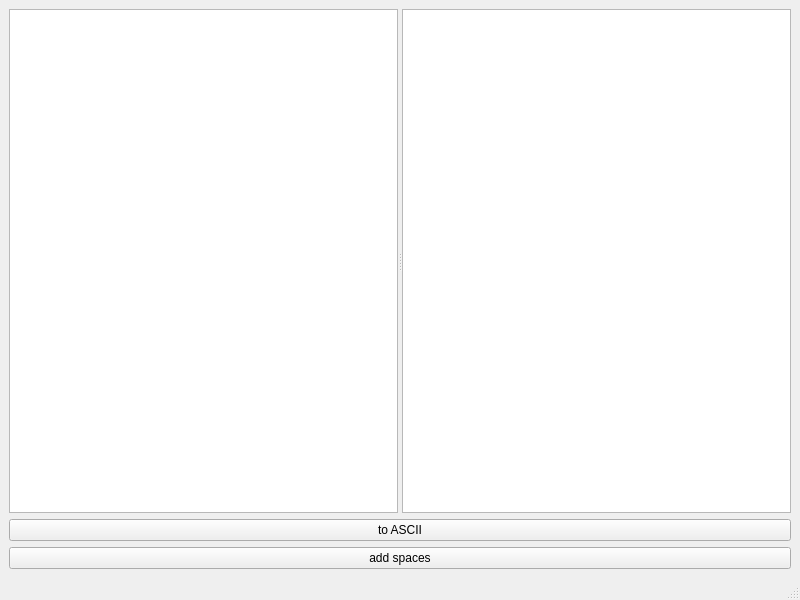
<?xml version="1.0" encoding="UTF-8"?>
<ui version="4.0">
 <class>MainWindow</class>
 <widget class="QMainWindow" name="MainWindow">
  <property name="geometry">
   <rect>
    <x>0</x>
    <y>0</y>
    <width>800</width>
    <height>600</height>
   </rect>
  </property>
  <property name="windowTitle">
   <string>Binary translator</string>
  </property>
  <widget class="QWidget" name="centralwidget">
   <layout class="QGridLayout" name="gridLayout">
    <item row="0" column="0">
     <widget class="QSplitter" name="splitter">
      <property name="orientation">
       <enum>Qt::Horizontal</enum>
      </property>
      <widget class="QPlainTextEdit" name="plainTextEdit_input">
       <property name="font">
        <font>
         <family>Lucida Console</family>
        </font>
       </property>
      </widget>
      <widget class="QPlainTextEdit" name="plainTextEdit_output">
       <property name="font">
        <font>
         <family>Lucida Console</family>
        </font>
       </property>
       <property name="lineWrapMode">
        <enum>QPlainTextEdit::NoWrap</enum>
       </property>
      </widget>
     </widget>
    </item>
    <item row="1" column="0">
     <widget class="QPushButton" name="pushButton_toAscii">
      <property name="text">
       <string>to ASCII</string>
      </property>
     </widget>
    </item>
    <item row="2" column="0">
     <widget class="QPushButton" name="pushButton_spaces">
      <property name="text">
       <string>add spaces</string>
      </property>
     </widget>
    </item>
   </layout>
  </widget>
  <widget class="QMenuBar" name="menubar">
   <property name="geometry">
    <rect>
     <x>0</x>
     <y>0</y>
     <width>800</width>
     <height>21</height>
    </rect>
   </property>
  </widget>
  <widget class="QStatusBar" name="statusbar"/>
 </widget>
 <resources/>
 <connections/>
</ui>
